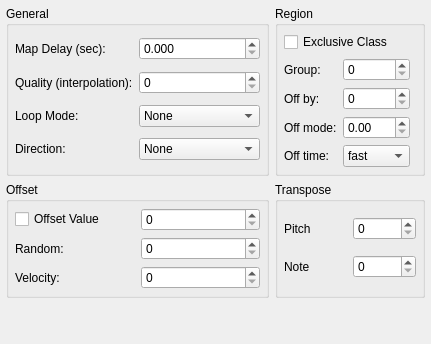
       <widget class="QWidget" name="tabSample">
        <attribute name="title">
         <string>Sample</string>
        </attribute>
        <layout class="QGridLayout" name="laySample">
         <property name="sizeConstraint">
          <enum>QLayout::SetNoConstraint</enum>
         </property>
         <property name="leftMargin">
          <number>6</number>
         </property>
         <property name="topMargin">
          <number>6</number>
         </property>
         <property name="rightMargin">
          <number>6</number>
         </property>
         <property name="bottomMargin">
          <number>6</number>
         </property>
         <item row="1" column="0">
          <widget class="QGroupBox" name="gbxSampleOffset">
           <property name="title">
            <string>Offset</string>
           </property>
           <property name="checkable">
            <bool>false</bool>
           </property>
           <property name="checked">
            <bool>false</bool>
           </property>
           <layout class="QGridLayout" name="laySampleOffset">
            <property name="sizeConstraint">
             <enum>QLayout::SetNoConstraint</enum>
            </property>
            <property name="leftMargin">
             <number>6</number>
            </property>
            <property name="topMargin">
             <number>6</number>
            </property>
            <property name="rightMargin">
             <number>6</number>
            </property>
            <property name="bottomMargin">
             <number>6</number>
            </property>
            <item row="3" column="0">
             <widget class="QLabel" name="lblSampleOffsetRandom">
              <property name="text">
               <string>Random:</string>
              </property>
             </widget>
            </item>
            <item row="4" column="0">
             <widget class="QLabel" name="lblSampleOffsetVelocity">
              <property name="text">
               <string>Velocity:</string>
              </property>
             </widget>
            </item>
            <item row="0" column="0">
             <widget class="QCheckBox" name="chkSampleOffsetValue">
              <property name="text">
               <string>Offset Value</string>
              </property>
             </widget>
            </item>
            <item row="3" column="1">
             <widget class="QSpinBox" name="sbxSampleOffsetRandom"/>
            </item>
            <item row="4" column="1">
             <widget class="QSpinBox" name="sbxSampleOffsetVelocity"/>
            </item>
            <item row="0" column="1">
             <widget class="QSpinBox" name="sbxSampleOffsetValue"/>
            </item>
           </layout>
          </widget>
         </item>
         <item row="0" column="0">
          <widget class="QGroupBox" name="gbxSampleGeneral">
           <property name="title">
            <string>General</string>
           </property>
           <layout class="QGridLayout" name="laySampleGeneral">
            <property name="sizeConstraint">
             <enum>QLayout::SetNoConstraint</enum>
            </property>
            <property name="leftMargin">
             <number>6</number>
            </property>
            <property name="topMargin">
             <number>6</number>
            </property>
            <property name="rightMargin">
             <number>6</number>
            </property>
            <property name="bottomMargin">
             <number>6</number>
            </property>
            <item row="3" column="1">
             <widget class="QComboBox" name="cbxDirection">
              <item>
               <property name="text">
                <string>None</string>
               </property>
              </item>
              <item>
               <property name="text">
                <string>forward</string>
               </property>
              </item>
              <item>
               <property name="text">
                <string>reverse</string>
               </property>
              </item>
             </widget>
            </item>
            <item row="0" column="1">
             <widget class="QDoubleSpinBox" name="dsbSampleMapDelay">
              <property name="decimals">
               <number>3</number>
              </property>
             </widget>
            </item>
            <item row="1" column="0">
             <widget class="QLabel" name="lblSampleQuality">
              <property name="text">
               <string>Quality (interpolation):</string>
              </property>
             </widget>
            </item>
            <item row="2" column="0">
             <widget class="QLabel" name="lblLoopMode">
              <property name="text">
               <string>Loop Mode:</string>
              </property>
             </widget>
            </item>
            <item row="0" column="0">
             <widget class="QLabel" name="lblSampleMapDelay">
              <property name="text">
               <string>Map Delay (sec):</string>
              </property>
             </widget>
            </item>
            <item row="1" column="1">
             <widget class="QSpinBox" name="sbxSampleQuality"/>
            </item>
            <item row="3" column="0">
             <widget class="QLabel" name="lblDirection">
              <property name="text">
               <string>Direction:</string>
              </property>
             </widget>
            </item>
            <item row="2" column="1">
             <widget class="QComboBox" name="cbxLoopMode">
              <item>
               <property name="text">
                <string>None</string>
               </property>
              </item>
              <item>
               <property name="text">
                <string>no_loop</string>
               </property>
              </item>
              <item>
               <property name="text">
                <string>one_shot</string>
               </property>
              </item>
              <item>
               <property name="text">
                <string>loop_continuous</string>
               </property>
              </item>
              <item>
               <property name="text">
                <string>loop_sustain</string>
               </property>
              </item>
             </widget>
            </item>
           </layout>
          </widget>
         </item>
         <item row="0" column="1">
          <widget class="QGroupBox" name="gbxSampleRegion">
           <property name="title">
            <string>Region</string>
           </property>
           <layout class="QGridLayout" name="laySampleRegion">
            <property name="sizeConstraint">
             <enum>QLayout::SetNoConstraint</enum>
            </property>
            <property name="leftMargin">
             <number>6</number>
            </property>
            <property name="topMargin">
             <number>6</number>
            </property>
            <property name="rightMargin">
             <number>6</number>
            </property>
            <property name="bottomMargin">
             <number>6</number>
            </property>
            <item row="5" column="1">
             <widget class="QComboBox" name="cbxOffTime">
              <item>
               <property name="text">
                <string>fast</string>
               </property>
              </item>
              <item>
               <property name="text">
                <string>normal</string>
               </property>
              </item>
             </widget>
            </item>
            <item row="2" column="1">
             <widget class="QSpinBox" name="sbxOffBy"/>
            </item>
            <item row="1" column="0">
             <widget class="QLabel" name="lblGroup">
              <property name="text">
               <string>Group:</string>
              </property>
             </widget>
            </item>
            <item row="4" column="1">
             <widget class="QLabel" name="cbxOffMode">
              <property name="text">
               <string>TextLabel</string>
              </property>
             </widget>
            </item>
            <item row="5" column="0">
             <widget class="QLabel" name="lblOffTime">
              <property name="text">
               <string>Off time:</string>
              </property>
             </widget>
            </item>
            <item row="4" column="1">
             <widget class="QDoubleSpinBox" name="dsbOffMode"/>
            </item>
            <item row="2" column="0">
             <widget class="QLabel" name="lblOffBy">
              <property name="text">
               <string>Off by:</string>
              </property>
             </widget>
            </item>
            <item row="4" column="0">
             <widget class="QLabel" name="lblOffMode">
              <property name="text">
               <string>Off mode:</string>
              </property>
             </widget>
            </item>
            <item row="1" column="1">
             <widget class="QSpinBox" name="sbxGroup"/>
            </item>
            <item row="0" column="0" colspan="3">
             <widget class="QCheckBox" name="chkRegionExclusiveClass">
              <property name="text">
               <string>Exclusive Class</string>
              </property>
             </widget>
            </item>
           </layout>
          </widget>
         </item>
         <item row="1" column="1">
          <widget class="QGroupBox" name="gbxSampleTranspose">
           <property name="title">
            <string>Transpose</string>
           </property>
           <layout class="QGridLayout" name="laySampleTranspose">
            <property name="sizeConstraint">
             <enum>QLayout::SetNoConstraint</enum>
            </property>
            <property name="leftMargin">
             <number>6</number>
            </property>
            <property name="topMargin">
             <number>6</number>
            </property>
            <property name="rightMargin">
             <number>6</number>
            </property>
            <property name="bottomMargin">
             <number>6</number>
            </property>
            <item row="0" column="0">
             <widget class="QLabel" name="lblSampleTransposePitch">
              <property name="text">
               <string>Pitch</string>
              </property>
             </widget>
            </item>
            <item row="0" column="1">
             <widget class="QSpinBox" name="sbxSampleTransposePitch"/>
            </item>
            <item row="1" column="0">
             <widget class="QLabel" name="lblSampleTransposeNote">
              <property name="text">
               <string>Note</string>
              </property>
             </widget>
            </item>
            <item row="1" column="1">
             <widget class="QSpinBox" name="sbxSampleTransposeNote"/>
            </item>
           </layout>
          </widget>
         </item>
         <item row="2" column="0">
          <spacer name="vspOffset">
           <property name="orientation">
            <enum>Qt::Vertical</enum>
           </property>
           <property name="sizeHint" stdset="0">
            <size>
             <width>20</width>
             <height>40</height>
            </size>
           </property>
          </spacer>
         </item>
        </layout>
       </widget>
